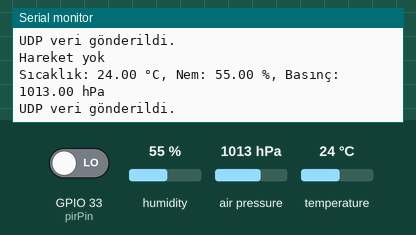
Recording of a sketch running on a simulated ESP32-S3. Parts: the last lines printed to the serial monitor. Inputs (shaded band) come from the test bench; at power-on: GPIO 33 (pirPin) LOW, humidity 55 %, air pressure 1013 hPa, temperature 24 °C. WiFi joins after 1.5 s; servers stay silent unless stated.

Above: at 2.7 s.
2.8 s: GPIO 33 (pirPin) driven HIGH
6.0 s: humidity set to 22 %
At 7.3 s:
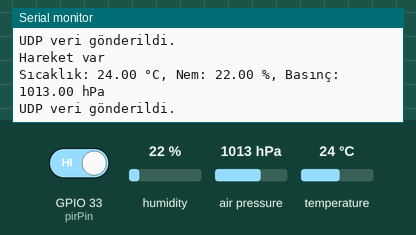
7.5 s: air pressure set to 952 hPa
At 8.3 s:
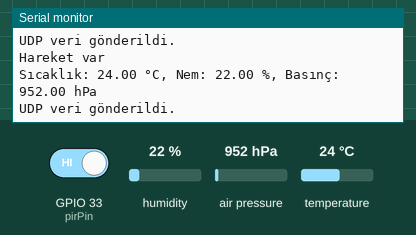
9.0 s: temperature set to 12 °C
At 10.3 s:
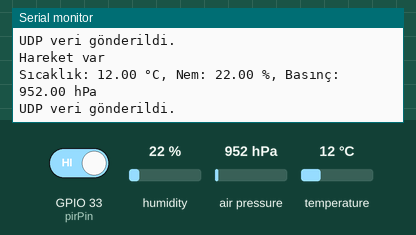

Measured:
- after the input at 6.0 s, the serial monitor: prints a new line after 0.54 s (image 1)
- after the input at 7.5 s, the serial monitor: prints a new line at once (image 2)
- after the input at 9.0 s, the serial monitor: prints a new line after 0.56 s (image 3)

The sketch:

client.ino
```cpp
#include <Wire.h>
#include <WiFi.h>
#include <WiFiUdp.h>
#include <Adafruit_Sensor.h>
#include <Adafruit_BME280.h>

// Wi-Fi ayarları
const char* ssid     = "TURKNET_BAEA6";
const char* password = "ycUdfSQT";

// UDP ayarları
WiFiUDP udp;
const char* udpAddress = "192.168.1.11";
const int udpPort = 4210;

// Sensör pin ve nesneleri
const int pirPin = 33;
Adafruit_BME280 bme;

unsigned long delayTime = 1000;

void setup() {
  Serial.begin(115200);
  pinMode(pirPin, INPUT);

  // I2C başlat (ESP32 S3 için SDA=8, SCL=9)
  Wire.begin(8, 9);

  // BME280 başlat
  if (!bme.begin(0x76)) {
    Serial.println("BME280 sensörü bulunamadı!");
    while (1);
  }

  // Wi-Fi bağlantısı
  WiFi.begin(ssid, password);
  Serial.print("WiFi bağlanıyor...");
  while (WiFi.status() != WL_CONNECTED) {
    delay(500);
    Serial.print(".");
  }
  Serial.println("\nWiFi bağlandı!");
  Serial.print("IP adresi: ");
  Serial.println(WiFi.localIP());
}

void loop() {
  // PIR sensör durumu
  int hareket = digitalRead(pirPin);
  String hareketDurumu = (hareket == HIGH) ? "Hareket var" : "Hareket yok";

  // BME280 verileri
  float sicaklik = bme.readTemperature();
  float nem = bme.readHumidity();
  float basinc = bme.readPressure() / 100.0F;

  // Seri port çıktısı
  Serial.println(hareketDurumu);
  Serial.printf("Sıcaklık: %.2f °C, Nem: %.2f %%, Basınç: %.2f hPa\n", sicaklik, nem, basinc);

  // JSON formatında UDP mesajı
  String udpMesaj = "{";
  udpMesaj += "\"hareket\":\"" + hareketDurumu + "\",";
  udpMesaj += "\"sicaklik\":" + String(sicaklik, 2) + ",";
  udpMesaj += "\"nem\":" + String(nem, 2) + ",";
  udpMesaj += "\"basinc\":" + String(basinc, 2);
  udpMesaj += "}";

  // UDP mesaj gönderimi
  udp.beginPacket(udpAddress, udpPort);
  udp.print(udpMesaj);
  udp.endPacket();

  Serial.println("UDP veri gönderildi.\n");

  delay(delayTime);
}
```
